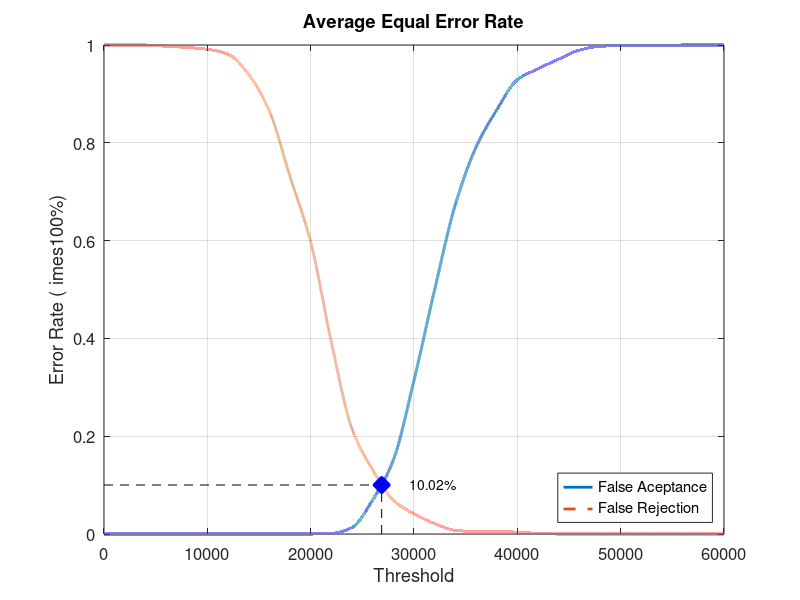
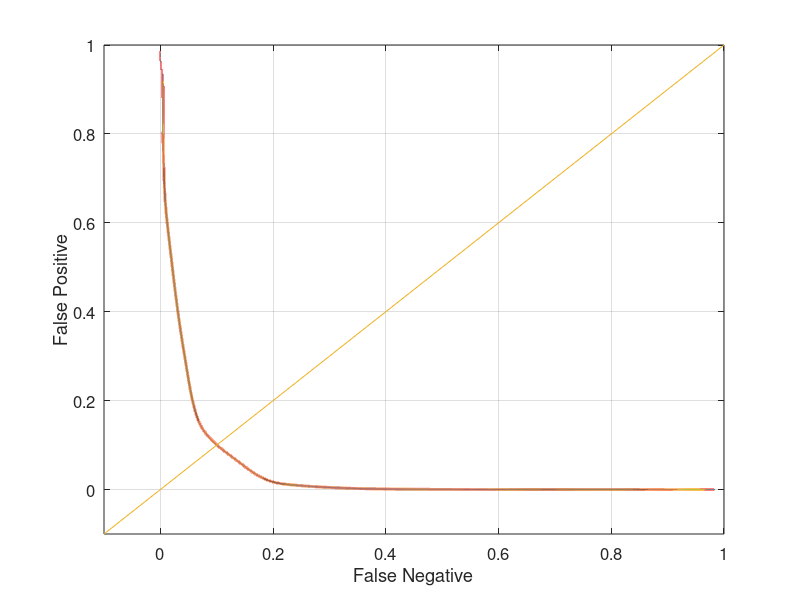

Recreate these plots in MATLAB, in order.
close all;
clear;
clc;
x = 0:2000:60000;
xq = 0:0.5:60000;

y0 = [0 0 0 0 0 0 0 0 0 0 0 0.00131579 0.0131579 0.0697368 0.151316 0.314474 0.5 0.673684 0.790789 0.867105 0.928947 0.951316 0.971053 0.989474 0.997368 0.998684 0.998684 0.998684 1 1 1]
yy0 = interp1(x, y0, xq, 'pchip');
y1 = [1 1 1 0.9975 0.995 0.99125 0.98125 0.94 0.865 0.73125 0.5975 0.3925 0.215 0.13125 0.06875 0.04125 0.02125 0.0075 0.005 0.005 0.00375 0.00125 0 0 0 0 0 0 0 0 0]
yy1 = interp1(x, y1, xq, 'pchip');

% Calculating EER: 
y2 = abs(y0 - y1);
find(y2 == min(y2))
yy2 = abs(yy0 - yy1);
xEER = find(yy2 == min(yy2));
xEERIndex = xq(xEER) % X-axis EER
yEER = yy0(xEER) % Y-axis EER

main = figure
plot(xq, yy0,'-','LineWidth', 2);	hold on
plot(xq, yy1,'--','LineWidth', 2);	hold on
plot([xEERIndex xEERIndex], [0 yEER], 'k--');	hold on
plot([0 xEERIndex], [yEER yEER], 'k--');	hold on
plot(xEERIndex, yEER, 'bx', 'LineWidth', 10);	hold on
text(xEERIndex + 10 * xEERIndex / 100, yEER, [num2str(round((10000 * yEER)) / 100) '%'])
legend('False Aceptance', 'False Rejection', 'Location', 'SouthEast')
xlabel('Threshold')
ylabel('Error Rate (	imes100%)')
title('Average Equal Error Rate')
set(gca, 'FontSize', 12)
axis([0 60000 0 1])
grid on

print(main, 'Experiment2AverageMain', '-dpng');
FNRxFPR = figure('Color', [1 1 1]);
plot(yy1, yy0, '-', yy1, yy0, 'LineWidth', 2);
hold on
y = -0.1:0.1:1
plot(y, y); 
set(gca, 'FontSize', 12)
xlabel('False Negative')
ylabel('False Positive')
axis([-0.1 1 -0.1 1])
set(gca, 'FontSize', 12)
grid on

print(FNRxFPR, 'Experiment2AverageFNRxFPR','-dpng');
